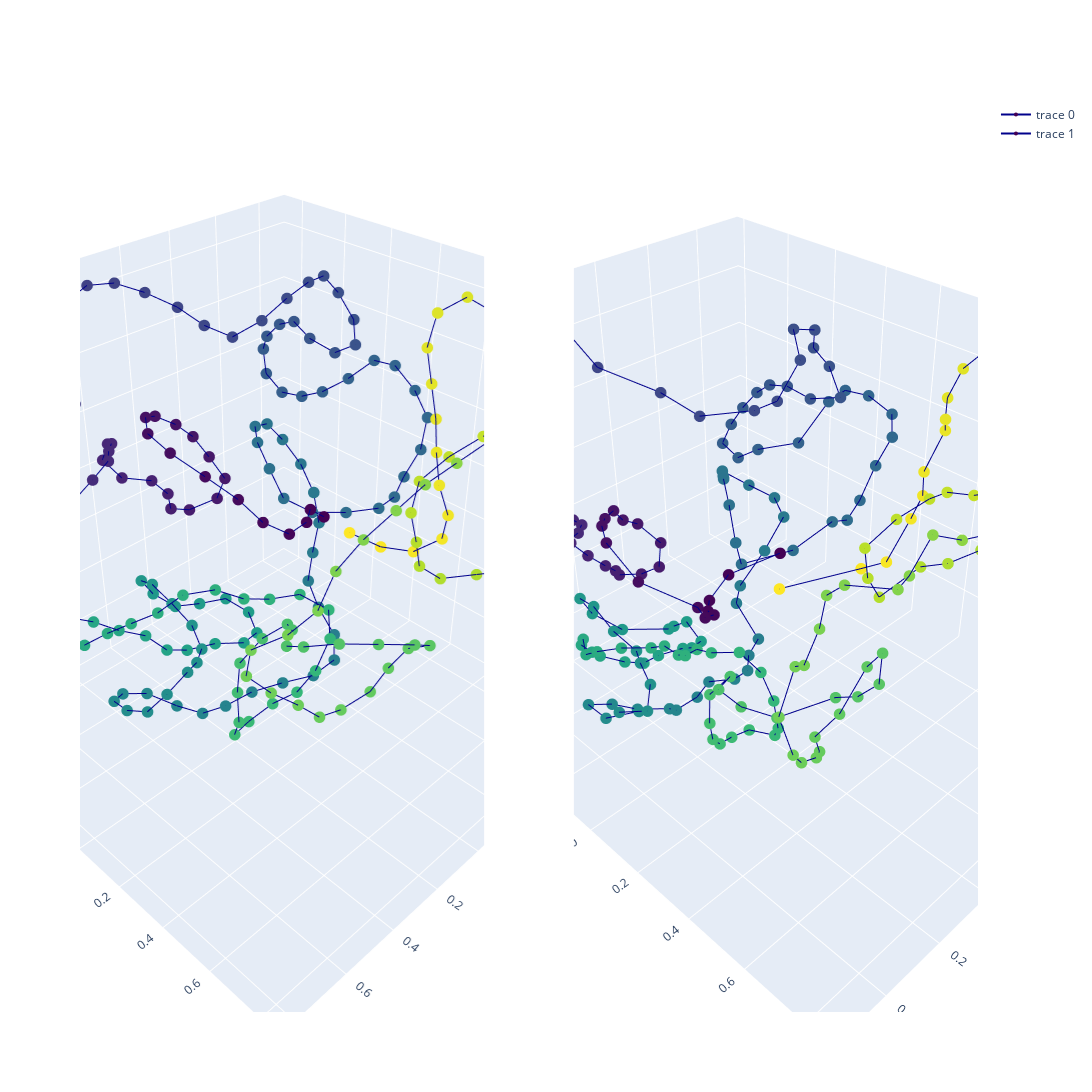

Source (notebook cell):
### Code cell
# Trussart perfect structure
trussart_true_structure = np.mean(trussart_structures, axis=0)

# Trussart predicted structure
torch_trussart_hic = torch.FloatTensor(trussart_hic)
torch_trussart_hic = torch.reshape(torch_trussart_hic, (1, NB_BINS, NB_BINS))
torch_trussart_hic = torch.repeat_interleave(torch_trussart_hic, BATCH_SIZE, 0)

trussart_pred_structure, _ = model(torch_trussart_hic)
trussart_pred_structure = trussart_pred_structure.detach().numpy()[0]

# Superpose structure using Kabsch algorithm
trussart_pred_structure_superposed, trussart_true_structure_superposed = \
        kabsch_superimposition_numpy(trussart_pred_structure, trussart_true_structure)

# Plot and compare the two structures
x_pred = trussart_pred_structure_superposed[:, 0]  
y_pred = trussart_pred_structure_superposed[:, 1]
z_pred = trussart_pred_structure_superposed[:, 2]

x_true = trussart_true_structure_superposed[:, 0]  
y_true = trussart_true_structure_superposed[:, 1]
z_true = trussart_true_structure_superposed[:, 2]

# Initialize figure with 4 3D subplots
fig = make_subplots(
    rows=1, cols=2,
    specs=[[{'type': 'scatter3d'}, {'type': 'scatter3d'}]])

# adding surfaces to subplots.
fig.add_trace(
    go.Scatter3d(
    x=x_true, y=y_true, z=z_true,
    marker=dict(
        size=4,
        color=np.asarray(range(len(x_true))),
        colorscale='Viridis',
    ),
    line=dict(
        color='darkblue',
        width=2
    )
), row=1, col=1)

fig.add_trace(
    go.Scatter3d(
    x=x_pred, y=y_pred, z=z_pred,
    marker=dict(
        size=4,
        color=np.asarray(range(len(x_pred))),
        colorscale='Viridis',
    ),
    line=dict(
        color='darkblue',
        width=2
    )
),row=1, col=2)

fig.update_layout(
    height=2000,
    width=2000
)

fig.show()
print('Kabsch distance is ' + str(kabsch_distance_numpy(trussart_pred_structure, trussart_true_structure)/3))

### Figure 1 — Plotly figure (JSON) as saved in the notebook; plotly's stock layout.template omitted (floating-point values rounded to 4 significant figures; data arrays with more than 128 entries replaced by an {"elided": "..."} marker saying what was removed)
{"data": [{"line": {"color": "darkblue", "width": 2}, "marker": {"color": {"elided": "202 int values"}, "colorscale": [[0, "#440154"], [0.1111, "#482878"], [0.2222, "#3e4989"], [0.3333, "#31688e"], [0.4444, "#26828e"], [0.5556, "#1f9e89"], [0.6667, "#35b779"], [0.7778, "#6ece58"], [0.8889, "#b5de2b"], [1, "#fde725"]], "size": 4}, "scene": "scene", "type": "scatter3d", "x": {"elided": "202 float values"}, "y": {"elided": "202 float values"}, "z": {"elided": "202 float values"}}, {"line": {"color": "darkblue", "width": 2}, "marker": {"color": {"elided": "202 int values"}, "colorscale": [[0, "#440154"], [0.1111, "#482878"], [0.2222, "#3e4989"], [0.3333, "#31688e"], [0.4444, "#26828e"], [0.5556, "#1f9e89"], [0.6667, "#35b779"], [0.7778, "#6ece58"], [0.8889, "#b5de2b"], [1, "#fde725"]], "size": 4}, "scene": "scene2", "type": "scatter3d", "x": {"elided": "202 float values"}, "y": {"elided": "202 float values"}, "z": {"elided": "202 float values"}}], "layout": {"height": 2000, "scene": {"domain": {"x": [0, 0.45], "y": [0, 1]}}, "scene2": {"domain": {"x": [0.55, 1], "y": [0, 1]}}, "width": 2000}}
